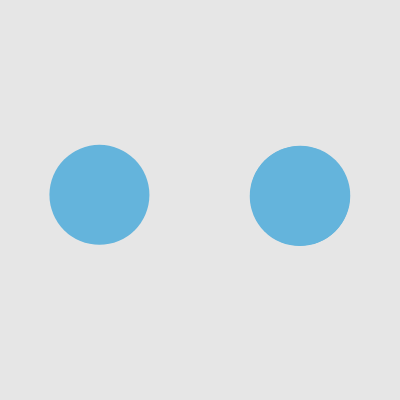
Frame 1 (no input)
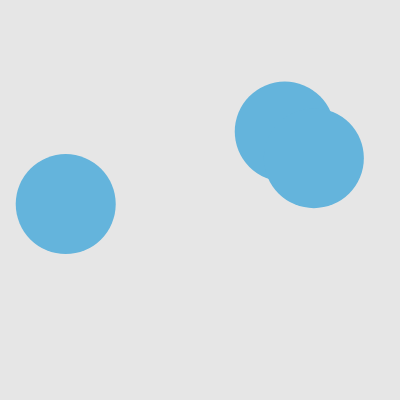
Frame 60 (no input)
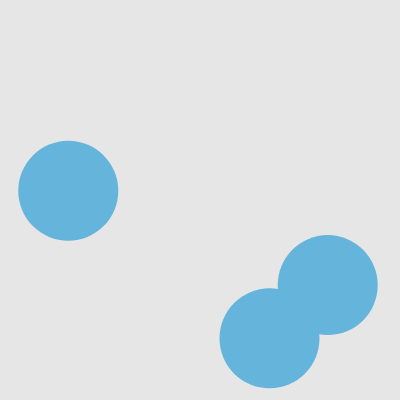
Frame 120 (the mouse pressed at the canvas centre since frame 60)

The p5.js sketch that drew these frames (run headless with seeded random() and noise() and a simulated clock; from frame 60 on, the mouse is pressed at the canvas centre):

// p5.js sketch
// ── sketch.js
// DM2008 — Activity 5a [Guided]
// Colliding Circles (30 min)
//
// A vector stores position and movement together — cleaner than separate x and y variables.
// Your job is to get two balls moving, then detect and respond to their collision.
//
// Suggested order:
// 1. Create two Ball objects in setup()
// 2. Check the distance between them in draw()
// 3. Trigger a visual response when they collide
// 4. Implement edge behaviour in move() — wrap or bounce, your choice
//
// Stretch: add a third ball, or make the collision response affect both balls.

let balls = [];

function setup() {
  createCanvas(400, 400);
  // Create two balls at different starting positions
  balls.push(new Ball(100, 200));
  balls.push(new Ball(300, 200));
  balls.push(new Ball(300, 200));
}

function draw() {
  background(230);

  // Check collision between the two balls
  // dist() measures the distance between their centers
  // They overlap when that distance is less than the sum of their radii

  let d = dist(balls[0].pos.x, balls[0].pos.y, balls[1].pos.x, balls[1].pos.y);
  let colliding = d < balls[0].r + balls[1].r; // true when the balls overlap, false otherwise

  for (let i = 0; i < balls.length; i++) {
    balls[i].move();
    balls[i].show(colliding);
  }
}

class Ball {
  constructor(x, y) {
    // pos and vel are vectors — they store x and y together as one object
    this.pos = createVector(x, y);
    this.vel = createVector(random(-7, 2), random(-7, 2));
    this.r = 50;
    this.wasColliding = false;
  }

  move() {
    // Adding the velocity vector to position moves the ball each frame
    this.pos.add(this.vel);

    // Handle edges — could you make this bounce instead of wrap?
    if (this.pos.x > width - this.r) {
      this.pos.x = width - this.r;
      this.vel.x *= -1;
    }
    if (this.pos.x < this.r) {
      this.pos.x = this.r;
      this.vel.x *= -1;
    }
    if (this.pos.y > height - this.r) {
      this.pos.y = height - this.r;
      this.vel.y *= -1;
    }
    if (this.pos.y < this.r) {
      this.pos.y = this.r;
      this.vel.y *= -1;
    }
  }

  show(colliding) {
    // colliding is true or false — try using it in an if/else to change fill or size
    if (colliding){
fill ("#ff0000");
      this.r = 40;

    }
    else {     
    fill(100, 180, 220);
      this.r = 50;

    }
    noStroke();
    ellipse(this.pos.x, this.pos.y, this.r * 2);
  }
}
